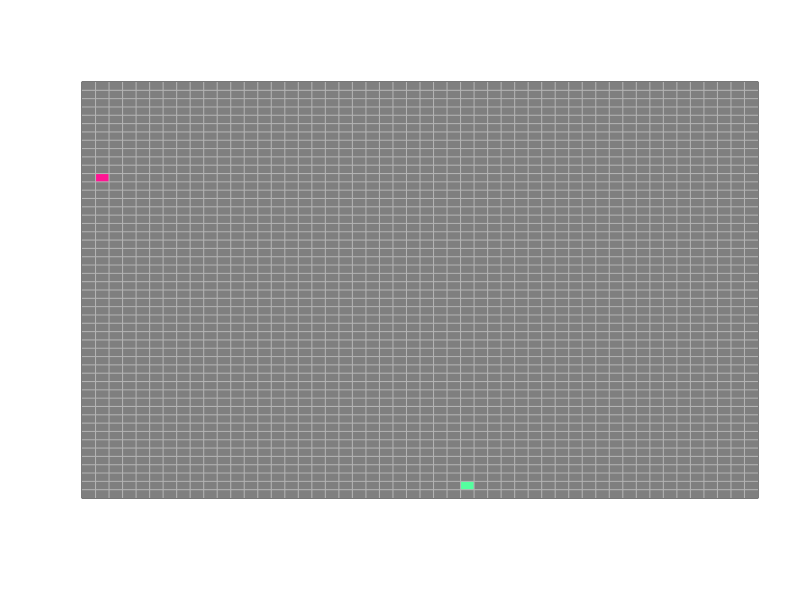
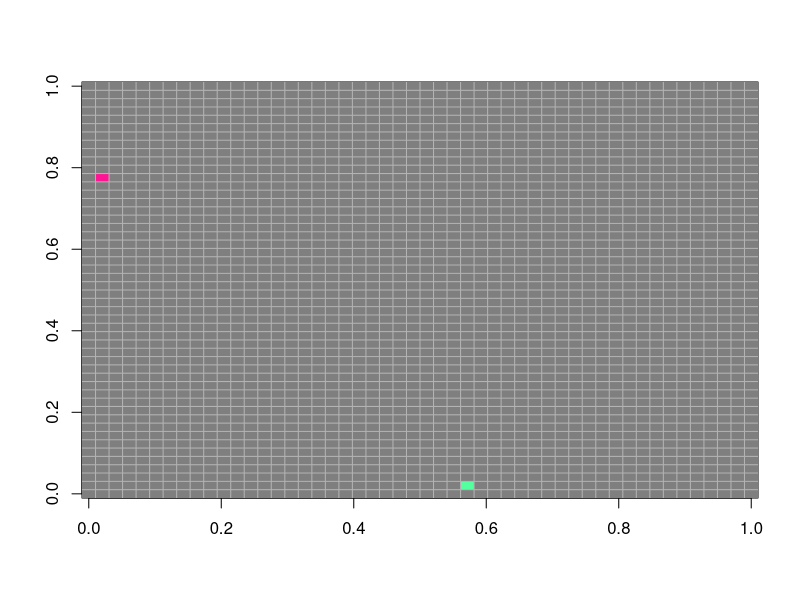
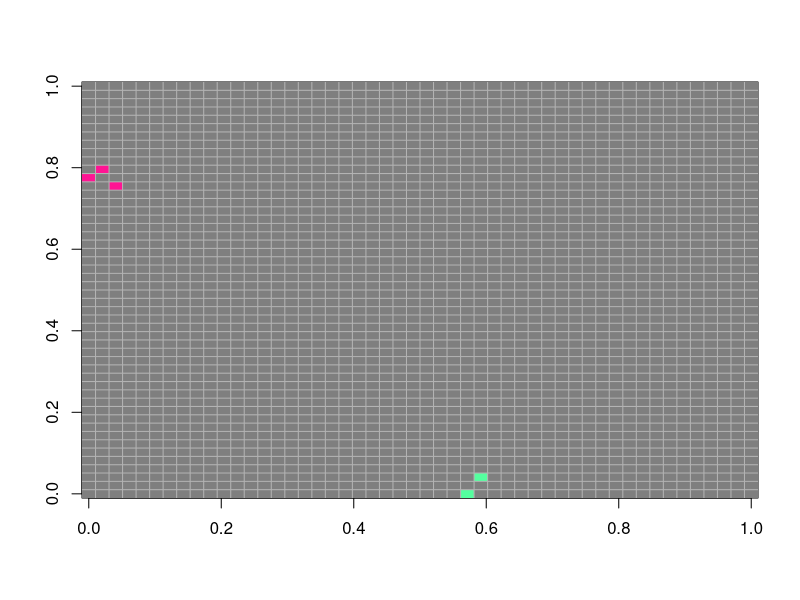
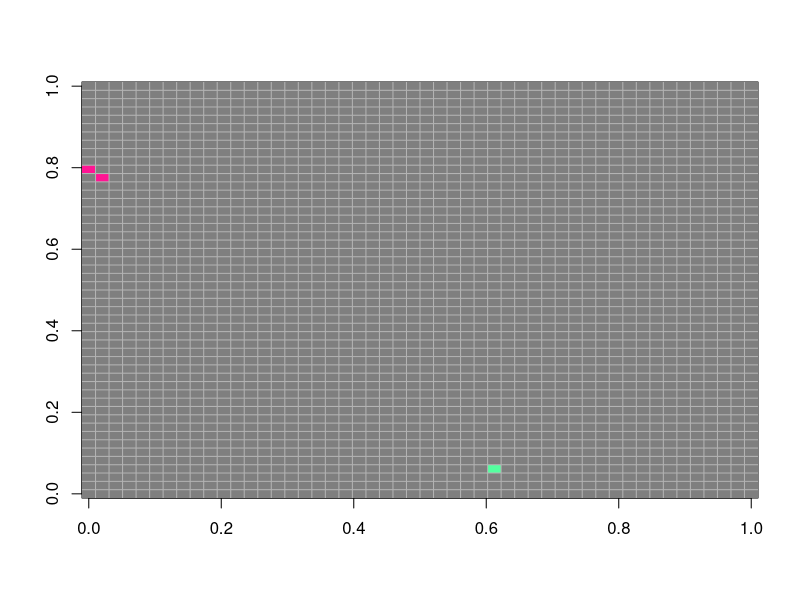
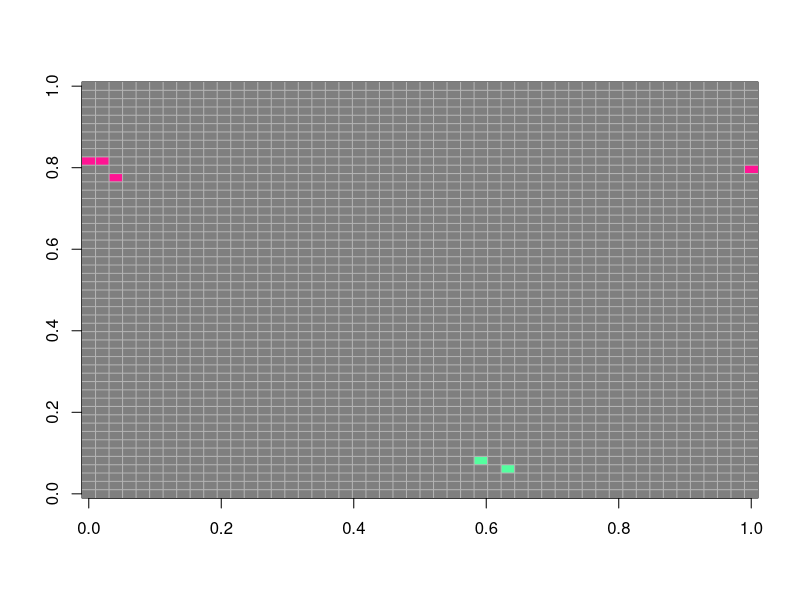
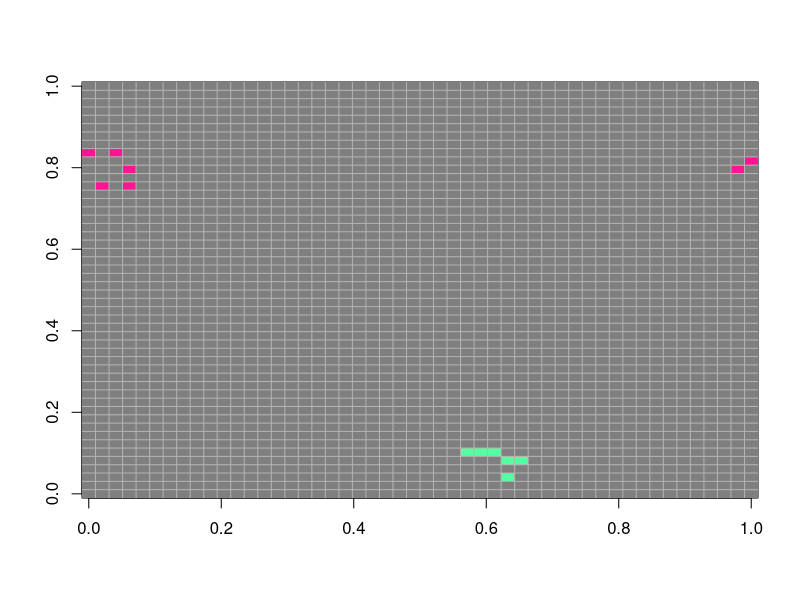
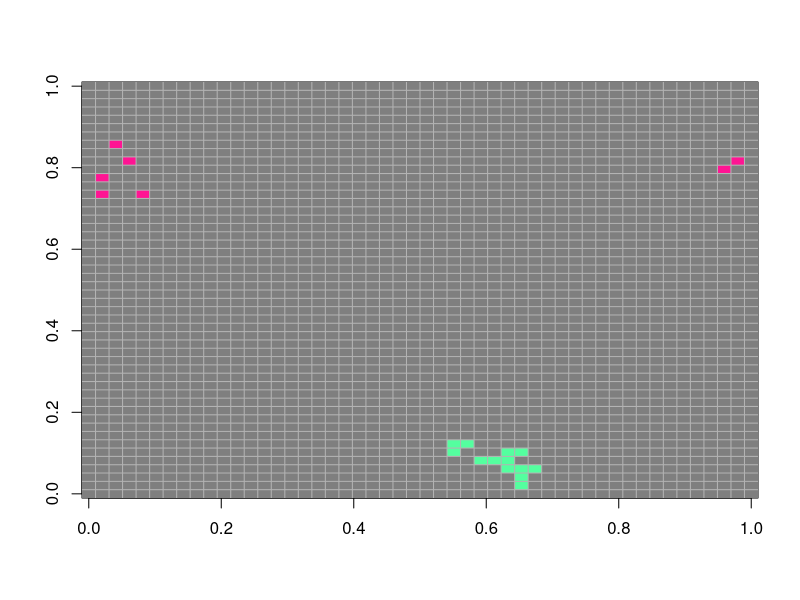
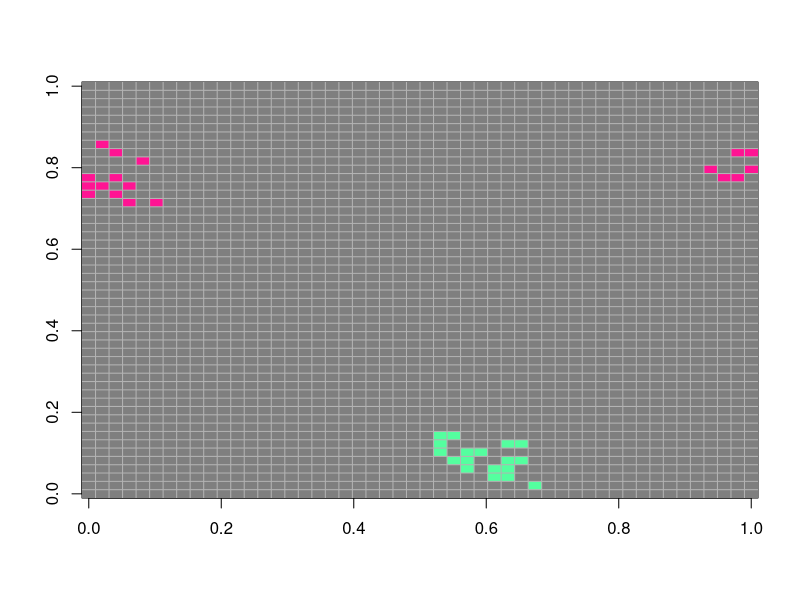

Write R code to recreate these figures, in order.
# se comparten plasmidos entre todos sin afectar a bacterias con un plasmido
## Bueno

rm(list=ls())
q=0.5 # Probability for recovery
n=50 # Size of matrix 50 x 50
mat=matrix(ncol=n,nrow=n,0) # Create matrix with zeros (Healthy individuals)

mat[2,39]=1 # Place an infected individual at pos (25,15)
mat[29,2]=2 # Colocar célula con plásmido 2 en (47,41)
image(mat,col=c("grey50","deeppink","seagreen1"),yaxt="n",xaxt="n",zlim=c(0,2)) # Plot image
grid(nx=n,ny=n,col="grey70",lty=1)

temp=mat
t=80 # Number of time steps
n_helalthy=rep(0,t) # Vector to count healthy at each time step
n_infected=rep(0,t) # Vector to count infected at each time step
n_resistant=rep(0,t) # Vector to count resistant at each time step

for (k in 1:t){ # Repeat t times
  kH=0 # Initialize counter for healthy
  kI=0 # Initialize counter for infected
  kR=0 # Initialize counter for resistant
  # Step through each element in the matrix
  for (i in 1:n){
    for (j in 1:n){
      if (mat[i,j]==0) { kH=kH+1} # Count healthy
      if (mat[i,j]==1) { kI=kI+1} # Count infected
      if (mat[i,j]==2) { kR=kR+1} # Count resistant
      R=0 # Initialize counter for number of infected neighbors
      R1= 0
      R0 = 0
      
      # inicia conteos
      if (mat[i,j]==0){ # If healthy individual
        E=i+1
        W=i-1
        N=j-1
        S=j+1
        # Check if outside the matrix
        if (E==n+1) { E=1}
        if (W==0) { W=n}
        if (N==0) { N=n}
        if (S==n+1) { S=1}
        # Count number of infected neighbors
        if(mat[E,j]==1){R=R+1} # East
        if(mat[W,j]==1){R=R+1} # West
        if(mat[i,N]==1){R=R+1} # North
        if(mat[i,S]==1){R=R+1} # South
        if(mat[E,N]==1){R=R+1} # North East
        if(mat[E,S]==1){R=R+1} # South East
        if(mat[W,N]==1){R=R+1} # North West
        if(mat[W,S]==1){R=R+1} # South West
      }
      a=-1.5
      b=0.6
      Pinfect=(1/(1+exp(-(a+b*R)))) # Calc probability for healthy to become infected
      g<-runif(1) # Draw a random number between 0 and 1
      if (g<Pinfect & mat[i,j]==0 & R>0){
        temp[i,j]=1 # Healthy becomes infected
      } ### fin de los suceptibles a infectados
      
      # plasmido 2 con sin plasmido
      if (mat[i,j]==0){ # If healthy individual
        E=i+1
        W=i-1
        N=j-1
        S=j+1
        # Check if outside the matrix
        if (E==n+1) { E=1}
        if (W==0) { W=n}
        if (N==0) { N=n}
        if (S==n+1) { S=1}
        # Count number of infected plasmido 2 neighbors
        if(mat[E,j]==2){R1=R1+1} # East
        if(mat[W,j]==2){R1=R1+1} # West
        if(mat[i,N]==2){R1=R1+1} # North
        if(mat[i,S]==2){R1=R1+1} # South
        if(mat[E,N]==2){R1=R1+1} # North East
        if(mat[E,S]==2){R1=R1+1} # South East
        if(mat[W,N]==2){R1=R1+1} # North West
        if(mat[W,S]==2){R1=R1+1} # South West
      }
      a1<- -1.5
      b1<- 0.9
      Pinfect1<- (1/(1+exp(-(a+b*R1)))) # Calc probability for healthy to become infected
      g1<- runif(1) # Draw a random number between 0 and 1
      if (g1<Pinfect1 & mat[i,j]==0 & R1>0){
        temp[i,j]=2 # Healthy becomes infected plasmido 2
      }
      
      ### plasmido 2 pierde su capcide
      if (mat[i,j]==2){ # SI el plasmido 2 se infecta con el plasmido 1
        E=i+1
        W=i-1
        N=j-1
        S=j+1
        # Check if outside the matrix
        if (E==n+1) { E=1}
        if (W==0) { W=n}
        if (N==0) { N=n}
        if (S==n+1) { S=1}
        # Count number of infected neighbors
        if(mat[E,j]==0){R0=R0+1} # East
        if(mat[W,j]==0){R0=R0+1} # West
        if(mat[i,N]==0){R0=R0+1} # North
        if(mat[i,S]==0){R0=R0+1} # South
        if(mat[E,N]==0){R0=R0+1} # North East
        if(mat[E,S]==0){R0=R0+1} # South East
        if(mat[W,N]==0){R0=R0+1} # North West
        if(mat[W,S]==0){R0=R0+1} # South West
      }
      a=-1.4
      b=0.8
      Pinfect=(1/(1+exp(-(a+b*R0)))) # Calc probability for healthy to become infected
      g2<-runif(1) # Draw a random number between 0 and 1
      if (g2<Pinfect & mat[i,j]==2 & R0>0){
        temp[i,j]=0 # pasan a plasmido 1 
      }
      
      #### plasmido 1 pierde su capsula
      if (mat[i,j]==1){ # If healthy individual
        E=i+1
        W=i-1
        N=j-1
        S=j+1
        # Check if outside the matrix
        if (E==n+1) { E=1}
        if (W==0) { W=n}
        if (N==0) { N=n}
        if (S==n+1) { S=1}
        # Count number of infected plasmido 2 neighbors
        if(mat[E,j]==0){R0=R0+1} # East
        if(mat[W,j]==0){R0=R0+1} # West
        if(mat[i,N]==0){R0=R0+1} # North
        if(mat[i,S]==0){R0=R0+1} # South
        if(mat[E,N]==0){R0=R0+1} # North East
        if(mat[E,S]==0){R0=R0+1} # South East
        if(mat[W,N]==0){R0=R0+1} # North West
        if(mat[W,S]==0){R0=R0+1} # South West
      }
      a1<- -1.4
      b1<- 0.8
      Pinfect1<- (1/(1+exp(-(a+b*R0)))) # Calc probability for healthy to become infected
      g3<- runif(1) # Draw a random number between 0 and 1
      if (g3<Pinfect1 & mat[i,j]==1 & R0>0){
        temp[i,j]=0 # plasmido 1 pasa a plasmido 2
      }
      
      
    }
  }
  image(mat,col=c("grey50","deeppink","seagreen1"),add=F,,zlim=c(0,2)) # Plot image
  grid(nx=n,ny=n,col="grey70",lty=1)
  Sys.sleep(0.1) # To see movement on screen we need to pause the loop
  mat=temp # Overwrite matrix
  # Save number of healthy, infected and resistant at each time step
  n_helalthy[k]=kH
  n_infected[k]=kI
  n_resistant[k]=kR
}
